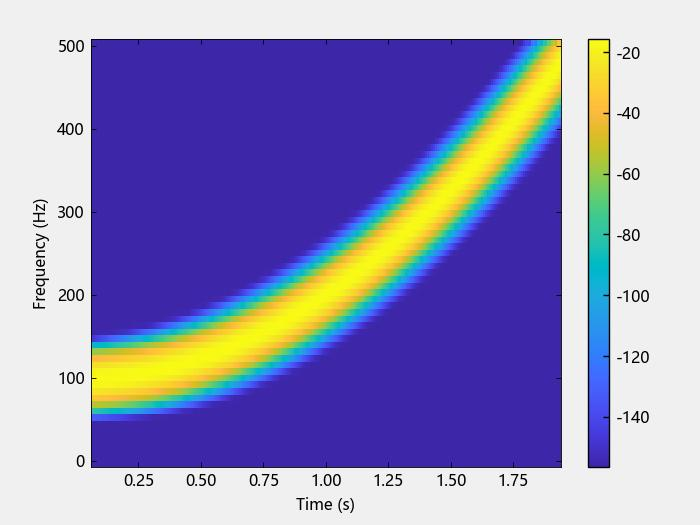

Generate this figure with Julia:
# 两个二次线性调频之间的相移

using TySignalProcessing
using TyPlot
fs = 1e3
t = 0:(1 / fs):2

y1 = chirp(t, 100, 1, 200, "quadratic", 0)
y2 = chirp(t, 100, 1, 200, "quadratic", 23)

_, f, xt, c = xspectrogram(y1, y2, kaiser(128, 18), 120, 128, fs)

figure()
xspectrogram(y1, y2, kaiser(128, 18), 120, 128, fs, "yaxis"; plotfig=true)
